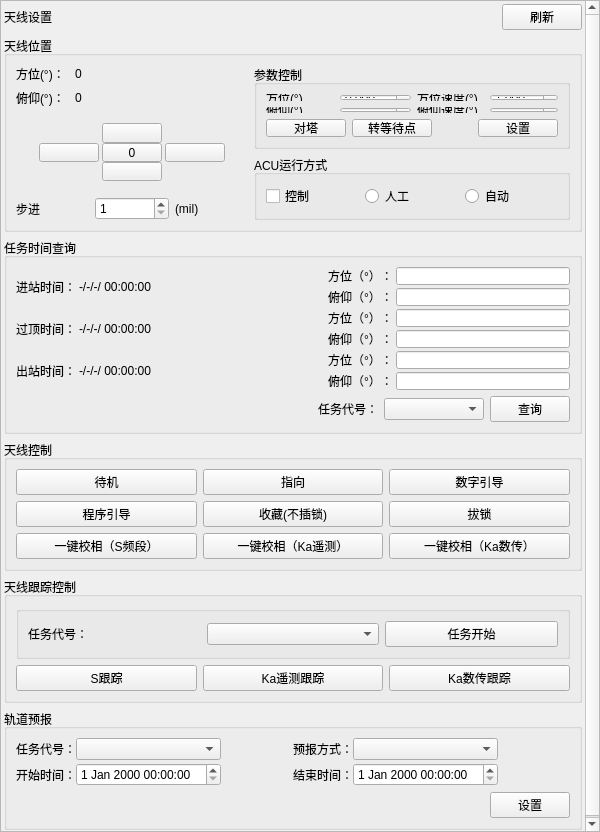
<?xml version="1.0" encoding="UTF-8"?>
<ui version="4.0">
 <class>AntennaControlWidget4426</class>
 <widget class="QWidget" name="AntennaControlWidget4426">
  <property name="geometry">
   <rect>
    <x>0</x>
    <y>0</y>
    <width>600</width>
    <height>832</height>
   </rect>
  </property>
  <property name="minimumSize">
   <size>
    <width>600</width>
    <height>832</height>
   </size>
  </property>
  <property name="windowTitle">
   <string>Form</string>
  </property>
  <layout class="QVBoxLayout" name="verticalLayout_9">
   <property name="leftMargin">
    <number>0</number>
   </property>
   <property name="topMargin">
    <number>0</number>
   </property>
   <property name="rightMargin">
    <number>0</number>
   </property>
   <property name="bottomMargin">
    <number>0</number>
   </property>
   <item>
    <widget class="QScrollArea" name="scrollArea">
     <property name="minimumSize">
      <size>
       <width>600</width>
       <height>832</height>
      </size>
     </property>
     <property name="widgetResizable">
      <bool>true</bool>
     </property>
     <widget class="QWidget" name="scrollAreaWidgetContents">
      <property name="geometry">
       <rect>
        <x>0</x>
        <y>0</y>
        <width>581</width>
        <height>832</height>
       </rect>
      </property>
      <property name="maximumSize">
       <size>
        <width>600</width>
        <height>832</height>
       </size>
      </property>
      <layout class="QVBoxLayout" name="verticalLayout_6">
       <property name="leftMargin">
        <number>3</number>
       </property>
       <property name="topMargin">
        <number>3</number>
       </property>
       <property name="rightMargin">
        <number>3</number>
       </property>
       <property name="bottomMargin">
        <number>3</number>
       </property>
       <item>
        <layout class="QHBoxLayout" name="horizontalLayout_7">
         <item>
          <widget class="QLabel" name="label_title">
           <property name="text">
            <string>天线设置</string>
           </property>
          </widget>
         </item>
         <item>
          <widget class="QLabel" name="statusLabel">
           <property name="text">
            <string/>
           </property>
          </widget>
         </item>
         <item>
          <spacer name="horizontalSpacer_3">
           <property name="orientation">
            <enum>Qt::Horizontal</enum>
           </property>
           <property name="sizeHint" stdset="0">
            <size>
             <width>40</width>
             <height>20</height>
            </size>
           </property>
          </spacer>
         </item>
         <item>
          <widget class="QPushButton" name="soltButton">
           <property name="text">
            <string>刷新</string>
           </property>
          </widget>
         </item>
        </layout>
       </item>
       <item>
        <widget class="QGroupBox" name="groupBox">
         <property name="title">
          <string>天线位置</string>
         </property>
         <layout class="QHBoxLayout" name="horizontalLayout_4">
          <item>
           <layout class="QHBoxLayout" name="horizontalLayout_2">
            <item>
             <layout class="QVBoxLayout" name="verticalLayout_2">
              <item>
               <layout class="QGridLayout" name="gridLayout_2" columnstretch="0,1">
                <property name="horizontalSpacing">
                 <number>10</number>
                </property>
                <item row="1" column="0">
                 <widget class="QLabel" name="label_2">
                  <property name="text">
                   <string>俯仰(°)：</string>
                  </property>
                 </widget>
                </item>
                <item row="0" column="0">
                 <widget class="QLabel" name="label">
                  <property name="text">
                   <string>方位(°)：</string>
                  </property>
                 </widget>
                </item>
                <item row="0" column="1">
                 <widget class="QLabel" name="acuAzimuthLab">
                  <property name="text">
                   <string>0</string>
                  </property>
                  <property name="alignment">
                   <set>Qt::AlignLeading|Qt::AlignLeft|Qt::AlignVCenter</set>
                  </property>
                 </widget>
                </item>
                <item row="1" column="1">
                 <widget class="QLabel" name="acuPitchLab">
                  <property name="text">
                   <string>0</string>
                  </property>
                  <property name="alignment">
                   <set>Qt::AlignLeading|Qt::AlignLeft|Qt::AlignVCenter</set>
                  </property>
                 </widget>
                </item>
               </layout>
              </item>
              <item>
               <widget class="QWidget" name="widget" native="true">
                <layout class="QGridLayout" name="gridLayout" rowstretch="1,1,1" columnstretch="1,1,1" rowminimumheight="50,50,50" columnminimumwidth="50,50,50">
                 <property name="leftMargin">
                  <number>20</number>
                 </property>
                 <property name="topMargin">
                  <number>10</number>
                 </property>
                 <property name="rightMargin">
                  <number>20</number>
                 </property>
                 <property name="bottomMargin">
                  <number>10</number>
                 </property>
                 <property name="spacing">
                  <number>0</number>
                 </property>
                 <item row="0" column="1">
                  <widget class="QPushButton" name="arrowTopBtn">
                   <property name="sizePolicy">
                    <sizepolicy hsizetype="Expanding" vsizetype="Expanding">
                     <horstretch>0</horstretch>
                     <verstretch>0</verstretch>
                    </sizepolicy>
                   </property>
                   <property name="maximumSize">
                    <size>
                     <width>60</width>
                     <height>40</height>
                    </size>
                   </property>
                   <property name="text">
                    <string/>
                   </property>
                  </widget>
                 </item>
                 <item row="1" column="0">
                  <widget class="QPushButton" name="arrowLeftBtn">
                   <property name="sizePolicy">
                    <sizepolicy hsizetype="Expanding" vsizetype="Expanding">
                     <horstretch>0</horstretch>
                     <verstretch>0</verstretch>
                    </sizepolicy>
                   </property>
                   <property name="maximumSize">
                    <size>
                     <width>60</width>
                     <height>40</height>
                    </size>
                   </property>
                   <property name="text">
                    <string/>
                   </property>
                  </widget>
                 </item>
                 <item row="1" column="2">
                  <widget class="QPushButton" name="arrowRightBtn">
                   <property name="enabled">
                    <bool>true</bool>
                   </property>
                   <property name="sizePolicy">
                    <sizepolicy hsizetype="Expanding" vsizetype="Expanding">
                     <horstretch>162</horstretch>
                     <verstretch>97</verstretch>
                    </sizepolicy>
                   </property>
                   <property name="maximumSize">
                    <size>
                     <width>60</width>
                     <height>40</height>
                    </size>
                   </property>
                   <property name="text">
                    <string/>
                   </property>
                  </widget>
                 </item>
                 <item row="2" column="1">
                  <widget class="QPushButton" name="arrowBottomBtn">
                   <property name="sizePolicy">
                    <sizepolicy hsizetype="Expanding" vsizetype="Expanding">
                     <horstretch>0</horstretch>
                     <verstretch>0</verstretch>
                    </sizepolicy>
                   </property>
                   <property name="maximumSize">
                    <size>
                     <width>60</width>
                     <height>40</height>
                    </size>
                   </property>
                   <property name="text">
                    <string/>
                   </property>
                  </widget>
                 </item>
                 <item row="1" column="1">
                  <widget class="QPushButton" name="zero">
                   <property name="sizePolicy">
                    <sizepolicy hsizetype="Expanding" vsizetype="Expanding">
                     <horstretch>0</horstretch>
                     <verstretch>0</verstretch>
                    </sizepolicy>
                   </property>
                   <property name="maximumSize">
                    <size>
                     <width>60</width>
                     <height>40</height>
                    </size>
                   </property>
                   <property name="text">
                    <string>0</string>
                   </property>
                  </widget>
                 </item>
                </layout>
               </widget>
              </item>
              <item>
               <layout class="QHBoxLayout" name="horizontalLayout">
                <item>
                 <widget class="QLabel" name="label_7">
                  <property name="text">
                   <string>步进</string>
                  </property>
                 </widget>
                </item>
                <item>
                 <widget class="QDoubleSpinBox" name="stepSpinBox">
                  <property name="decimals">
                   <number>0</number>
                  </property>
                  <property name="minimum">
                   <double>1.000000000000000</double>
                  </property>
                  <property name="maximum">
                   <double>100.000000000000000</double>
                  </property>
                  <property name="singleStep">
                   <double>1.000000000000000</double>
                  </property>
                  <property name="value">
                   <double>1.000000000000000</double>
                  </property>
                 </widget>
                </item>
                <item>
                 <widget class="QLabel" name="label_8">
                  <property name="text">
                   <string>(mil)</string>
                  </property>
                 </widget>
                </item>
               </layout>
              </item>
             </layout>
            </item>
            <item>
             <layout class="QVBoxLayout" name="verticalLayout_3">
              <item>
               <widget class="QGroupBox" name="groupBox_2">
                <property name="title">
                 <string>参数控制</string>
                </property>
                <layout class="QVBoxLayout" name="verticalLayout">
                 <item>
                  <layout class="QGridLayout" name="gridLayout_3">
                   <item row="1" column="0">
                    <widget class="QLabel" name="label_4">
                     <property name="text">
                      <string>俯仰(°)</string>
                     </property>
                    </widget>
                   </item>
                   <item row="1" column="2">
                    <widget class="QLabel" name="label_6">
                     <property name="text">
                      <string>俯仰速度(°)</string>
                     </property>
                    </widget>
                   </item>
                   <item row="0" column="2">
                    <widget class="QLabel" name="label_5">
                     <property name="text">
                      <string>方位速度(°)</string>
                     </property>
                    </widget>
                   </item>
                   <item row="0" column="0">
                    <widget class="QLabel" name="label_3">
                     <property name="text">
                      <string>方位(°)</string>
                     </property>
                    </widget>
                   </item>
                   <item row="0" column="1">
                    <widget class="QDoubleSpinBox" name="acuAzimuthEdit">
                     <property name="decimals">
                      <number>3</number>
                     </property>
                     <property name="maximum">
                      <double>359.000000000000000</double>
                     </property>
                    </widget>
                   </item>
                   <item row="1" column="1">
                    <widget class="QDoubleSpinBox" name="acuPitchEdit">
                     <property name="decimals">
                      <number>3</number>
                     </property>
                     <property name="minimum">
                      <double>1.000000000000000</double>
                     </property>
                     <property name="maximum">
                      <double>99.000000000000000</double>
                     </property>
                    </widget>
                   </item>
                   <item row="0" column="3">
                    <widget class="QDoubleSpinBox" name="acuAzimuthSpeedEdit">
                     <property name="decimals">
                      <number>3</number>
                     </property>
                     <property name="minimum">
                      <double>1.000000000000000</double>
                     </property>
                     <property name="maximum">
                      <double>3.000000000000000</double>
                     </property>
                    </widget>
                   </item>
                   <item row="1" column="3">
                    <widget class="QDoubleSpinBox" name="acuPitchSpeedEdit">
                     <property name="decimals">
                      <number>3</number>
                     </property>
                     <property name="minimum">
                      <double>1.000000000000000</double>
                     </property>
                     <property name="maximum">
                      <double>3.000000000000000</double>
                     </property>
                    </widget>
                   </item>
                  </layout>
                 </item>
                 <item>
                  <layout class="QHBoxLayout" name="horizontalLayout_3">
                   <item>
                    <widget class="QPushButton" name="tower">
                     <property name="text">
                      <string>对塔</string>
                     </property>
                    </widget>
                   </item>
                   <item>
                    <widget class="QPushButton" name="waitPoint">
                     <property name="text">
                      <string>转等待点</string>
                     </property>
                    </widget>
                   </item>
                   <item>
                    <spacer name="horizontalSpacer">
                     <property name="orientation">
                      <enum>Qt::Horizontal</enum>
                     </property>
                     <property name="sizeHint" stdset="0">
                      <size>
                       <width>40</width>
                       <height>20</height>
                      </size>
                     </property>
                    </spacer>
                   </item>
                   <item>
                    <widget class="QPushButton" name="setupBtn">
                     <property name="text">
                      <string>设置</string>
                     </property>
                    </widget>
                   </item>
                  </layout>
                 </item>
                </layout>
               </widget>
              </item>
              <item>
               <widget class="QGroupBox" name="groupBox_3">
                <property name="title">
                 <string>ACU运行方式</string>
                </property>
                <layout class="QHBoxLayout" name="horizontalLayout_5">
                 <item>
                  <widget class="QCheckBox" name="acuRunModeCheckBox">
                   <property name="text">
                    <string>控制</string>
                   </property>
                  </widget>
                 </item>
                 <item>
                  <widget class="QRadioButton" name="manualRadioBtn">
                   <property name="text">
                    <string>人工</string>
                   </property>
                  </widget>
                 </item>
                 <item>
                  <widget class="QRadioButton" name="autoRadiobtn">
                   <property name="text">
                    <string>自动</string>
                   </property>
                  </widget>
                 </item>
                </layout>
               </widget>
              </item>
             </layout>
            </item>
           </layout>
          </item>
         </layout>
        </widget>
       </item>
       <item>
        <widget class="QGroupBox" name="groupBox_6">
         <property name="title">
          <string>任务时间查询</string>
         </property>
         <layout class="QVBoxLayout" name="verticalLayout_5">
          <item>
           <layout class="QVBoxLayout" name="verticalLayout_4">
            <property name="spacing">
             <number>3</number>
            </property>
            <item>
             <layout class="QGridLayout" name="gridLayout_6">
              <item row="0" column="2">
               <widget class="QLabel" name="label_12">
                <property name="text">
                 <string>方位（°）：</string>
                </property>
               </widget>
              </item>
              <item row="0" column="3">
               <widget class="QLineEdit" name="inStationAzimuthEdit"/>
              </item>
              <item row="1" column="3">
               <widget class="QLineEdit" name="inStationPitchEdit"/>
              </item>
              <item row="0" column="1">
               <spacer name="horizontalSpacer_5">
                <property name="orientation">
                 <enum>Qt::Horizontal</enum>
                </property>
                <property name="sizeHint" stdset="0">
                 <size>
                  <width>40</width>
                  <height>20</height>
                 </size>
                </property>
               </spacer>
              </item>
              <item row="0" column="0" rowspan="2">
               <layout class="QHBoxLayout" name="horizontalLayout_6">
                <item>
                 <widget class="QLabel" name="label_9">
                  <property name="text">
                   <string>进站时间：</string>
                  </property>
                 </widget>
                </item>
                <item>
                 <widget class="QLabel" name="inStationTimeLab">
                  <property name="text">
                   <string>-/-/-/ 00:00:00</string>
                  </property>
                 </widget>
                </item>
               </layout>
              </item>
              <item row="1" column="2">
               <widget class="QLabel" name="label_13">
                <property name="text">
                 <string>俯仰（°）：</string>
                </property>
               </widget>
              </item>
             </layout>
            </item>
            <item>
             <layout class="QGridLayout" name="gridLayout_7">
              <item row="0" column="1">
               <spacer name="horizontalSpacer_7">
                <property name="orientation">
                 <enum>Qt::Horizontal</enum>
                </property>
                <property name="sizeHint" stdset="0">
                 <size>
                  <width>40</width>
                  <height>20</height>
                 </size>
                </property>
               </spacer>
              </item>
              <item row="0" column="3">
               <widget class="QLineEdit" name="overTopAzimuthEdit"/>
              </item>
              <item row="0" column="2">
               <widget class="QLabel" name="label_14">
                <property name="text">
                 <string>方位（°）：</string>
                </property>
               </widget>
              </item>
              <item row="0" column="0" rowspan="2">
               <layout class="QHBoxLayout" name="horizontalLayout_10">
                <item>
                 <widget class="QLabel" name="label_10">
                  <property name="text">
                   <string>过顶时间：</string>
                  </property>
                 </widget>
                </item>
                <item>
                 <widget class="QLabel" name="overTopTimeLab">
                  <property name="text">
                   <string>-/-/-/ 00:00:00</string>
                  </property>
                 </widget>
                </item>
               </layout>
              </item>
              <item row="1" column="2">
               <widget class="QLabel" name="label_15">
                <property name="text">
                 <string>俯仰（°）：</string>
                </property>
               </widget>
              </item>
              <item row="1" column="3">
               <widget class="QLineEdit" name="overTopPitchEdit"/>
              </item>
             </layout>
            </item>
            <item>
             <layout class="QGridLayout" name="gridLayout_9">
              <item row="0" column="3">
               <widget class="QLineEdit" name="outStationAzimuthEdit"/>
              </item>
              <item row="0" column="0" rowspan="2">
               <layout class="QHBoxLayout" name="horizontalLayout_11">
                <item>
                 <widget class="QLabel" name="label_11">
                  <property name="text">
                   <string>出站时间：</string>
                  </property>
                 </widget>
                </item>
                <item>
                 <widget class="QLabel" name="outStationTimeLab">
                  <property name="text">
                   <string>-/-/-/ 00:00:00</string>
                  </property>
                 </widget>
                </item>
               </layout>
              </item>
              <item row="1" column="2">
               <widget class="QLabel" name="label_16">
                <property name="text">
                 <string>俯仰（°）：</string>
                </property>
               </widget>
              </item>
              <item row="0" column="2">
               <widget class="QLabel" name="label_17">
                <property name="text">
                 <string>方位（°）：</string>
                </property>
               </widget>
              </item>
              <item row="0" column="1">
               <spacer name="horizontalSpacer_9">
                <property name="orientation">
                 <enum>Qt::Horizontal</enum>
                </property>
                <property name="sizeHint" stdset="0">
                 <size>
                  <width>40</width>
                  <height>20</height>
                 </size>
                </property>
               </spacer>
              </item>
              <item row="1" column="3">
               <widget class="QLineEdit" name="outStationPitchEdit"/>
              </item>
             </layout>
            </item>
           </layout>
          </item>
          <item>
           <layout class="QHBoxLayout" name="horizontalLayout_8">
            <item>
             <widget class="QLabel" name="taskTimeQueryResult">
              <property name="text">
               <string/>
              </property>
             </widget>
            </item>
            <item>
             <spacer name="horizontalSpacer_2">
              <property name="orientation">
               <enum>Qt::Horizontal</enum>
              </property>
              <property name="sizeHint" stdset="0">
               <size>
                <width>40</width>
                <height>20</height>
               </size>
              </property>
             </spacer>
            </item>
            <item>
             <widget class="QLabel" name="label_18">
              <property name="text">
               <string>任务代号：</string>
              </property>
             </widget>
            </item>
            <item>
             <widget class="QComboBox" name="comboBox_1">
              <property name="minimumSize">
               <size>
                <width>100</width>
                <height>0</height>
               </size>
              </property>
              <property name="editable">
               <bool>false</bool>
              </property>
             </widget>
            </item>
            <item>
             <widget class="QPushButton" name="searchBtn">
              <property name="text">
               <string>查询</string>
              </property>
             </widget>
            </item>
           </layout>
          </item>
         </layout>
        </widget>
       </item>
       <item>
        <widget class="QGroupBox" name="groupBox_4">
         <property name="title">
          <string>天线控制</string>
         </property>
         <layout class="QGridLayout" name="gridLayout_4">
          <item row="1" column="2">
           <widget class="QPushButton" name="unlockBtn">
            <property name="text">
             <string>拔锁</string>
            </property>
           </widget>
          </item>
          <item row="0" column="2">
           <widget class="QPushButton" name="numberLeadBtn">
            <property name="text">
             <string>数字引导</string>
            </property>
           </widget>
          </item>
          <item row="0" column="1">
           <widget class="QPushButton" name="pointBtn">
            <property name="text">
             <string>指向</string>
            </property>
           </widget>
          </item>
          <item row="1" column="0">
           <widget class="QPushButton" name="programLeadBtn">
            <property name="text">
             <string>程序引导</string>
            </property>
           </widget>
          </item>
          <item row="0" column="0">
           <widget class="QPushButton" name="standbyBtn">
            <property name="text">
             <string>待机</string>
            </property>
           </widget>
          </item>
          <item row="1" column="1">
           <widget class="QPushButton" name="collectionBtn">
            <property name="text">
             <string>收藏(不插锁)</string>
            </property>
           </widget>
          </item>
          <item row="4" column="0">
           <widget class="QPushButton" name="oneKeyXXSBtn">
            <property name="text">
             <string>一键校相（S频段）</string>
            </property>
           </widget>
          </item>
          <item row="4" column="1">
           <widget class="QPushButton" name="oneKeyXXKaYcBtn">
            <property name="text">
             <string>一键校相（Ka遥测）</string>
            </property>
           </widget>
          </item>
          <item row="4" column="2">
           <widget class="QPushButton" name="oneKeyXXKaScBtn">
            <property name="text">
             <string>一键校相（Ka数传）</string>
            </property>
           </widget>
          </item>
         </layout>
        </widget>
       </item>
       <item>
        <widget class="QGroupBox" name="groupBox_5">
         <property name="title">
          <string>天线跟踪控制</string>
         </property>
         <layout class="QVBoxLayout" name="verticalLayout_8">
          <item>
           <widget class="QGroupBox" name="groupBox_8">
            <property name="title">
             <string/>
            </property>
            <layout class="QHBoxLayout" name="horizontalLayout_12">
             <item>
              <widget class="QLabel" name="label_23">
               <property name="text">
                <string>任务代号：</string>
               </property>
              </widget>
             </item>
             <item>
              <widget class="QComboBox" name="comboBox_2"/>
             </item>
             <item>
              <widget class="QPushButton" name="taskStartBtn">
               <property name="text">
                <string>任务开始</string>
               </property>
              </widget>
             </item>
            </layout>
           </widget>
          </item>
          <item>
           <layout class="QHBoxLayout" name="horizontalLayout_14">
            <item>
             <widget class="QPushButton" name="sTrackBtn">
              <property name="text">
               <string>S跟踪</string>
              </property>
             </widget>
            </item>
            <item>
             <widget class="QPushButton" name="kaYCBtn">
              <property name="text">
               <string>Ka遥测跟踪</string>
              </property>
             </widget>
            </item>
            <item>
             <widget class="QPushButton" name="kaDataTransTrackBtn">
              <property name="text">
               <string>Ka数传跟踪</string>
              </property>
             </widget>
            </item>
           </layout>
          </item>
         </layout>
        </widget>
       </item>
       <item>
        <widget class="QGroupBox" name="groupBox_7">
         <property name="title">
          <string>轨道预报</string>
         </property>
         <layout class="QVBoxLayout" name="verticalLayout_7">
          <item>
           <layout class="QGridLayout" name="gridLayout_8">
            <property name="horizontalSpacing">
             <number>0</number>
            </property>
            <property name="verticalSpacing">
             <number>3</number>
            </property>
            <item row="0" column="0">
             <widget class="QLabel" name="label_19">
              <property name="sizePolicy">
               <sizepolicy hsizetype="Preferred" vsizetype="Preferred">
                <horstretch>0</horstretch>
                <verstretch>0</verstretch>
               </sizepolicy>
              </property>
              <property name="text">
               <string>任务代号：</string>
              </property>
             </widget>
            </item>
            <item row="0" column="2">
             <spacer name="horizontalSpacer_11">
              <property name="orientation">
               <enum>Qt::Horizontal</enum>
              </property>
              <property name="sizeHint" stdset="0">
               <size>
                <width>40</width>
                <height>20</height>
               </size>
              </property>
             </spacer>
            </item>
            <item row="1" column="0">
             <widget class="QLabel" name="label_20">
              <property name="text">
               <string>开始时间：</string>
              </property>
             </widget>
            </item>
            <item row="0" column="4">
             <widget class="QComboBox" name="predictionComBox"/>
            </item>
            <item row="1" column="3">
             <widget class="QLabel" name="label_22">
              <property name="text">
               <string>结束时间：</string>
              </property>
             </widget>
            </item>
            <item row="1" column="1">
             <widget class="QDateTimeEdit" name="gdybStartDateTimeEdit">
              <property name="sizePolicy">
               <sizepolicy hsizetype="Preferred" vsizetype="Fixed">
                <horstretch>0</horstretch>
                <verstretch>0</verstretch>
               </sizepolicy>
              </property>
             </widget>
            </item>
            <item row="0" column="3">
             <widget class="QLabel" name="label_21">
              <property name="text">
               <string>预报方式：</string>
              </property>
             </widget>
            </item>
            <item row="1" column="4">
             <widget class="QDateTimeEdit" name="gdybEndDateTimeEdit">
              <property name="sizePolicy">
               <sizepolicy hsizetype="Preferred" vsizetype="Fixed">
                <horstretch>0</horstretch>
                <verstretch>0</verstretch>
               </sizepolicy>
              </property>
             </widget>
            </item>
            <item row="0" column="5">
             <spacer name="horizontalSpacer_12">
              <property name="orientation">
               <enum>Qt::Horizontal</enum>
              </property>
              <property name="sizeHint" stdset="0">
               <size>
                <width>40</width>
                <height>20</height>
               </size>
              </property>
             </spacer>
            </item>
            <item row="0" column="1">
             <widget class="QComboBox" name="gdybTaskIdentCbx"/>
            </item>
           </layout>
          </item>
          <item>
           <layout class="QHBoxLayout" name="horizontalLayout_9">
            <item>
             <spacer name="horizontalSpacer_4">
              <property name="orientation">
               <enum>Qt::Horizontal</enum>
              </property>
              <property name="sizeHint" stdset="0">
               <size>
                <width>40</width>
                <height>20</height>
               </size>
              </property>
             </spacer>
            </item>
            <item>
             <widget class="QPushButton" name="gdybSetBtn">
              <property name="text">
               <string>设置</string>
              </property>
             </widget>
            </item>
           </layout>
          </item>
         </layout>
        </widget>
       </item>
       <item>
        <spacer name="verticalSpacer">
         <property name="orientation">
          <enum>Qt::Vertical</enum>
         </property>
         <property name="sizeHint" stdset="0">
          <size>
           <width>20</width>
           <height>13</height>
          </size>
         </property>
        </spacer>
       </item>
      </layout>
     </widget>
    </widget>
   </item>
  </layout>
 </widget>
 <resources/>
 <connections/>
</ui>
